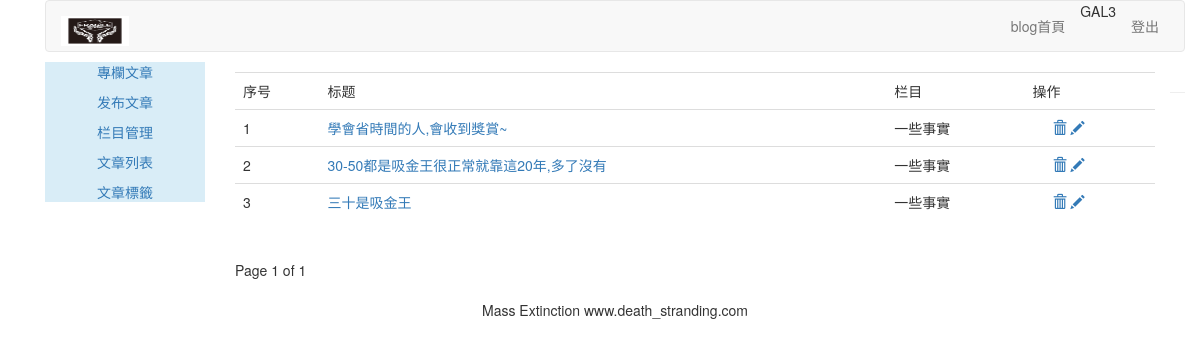
Before: /article/article-list/ (signed in) with the older database file.
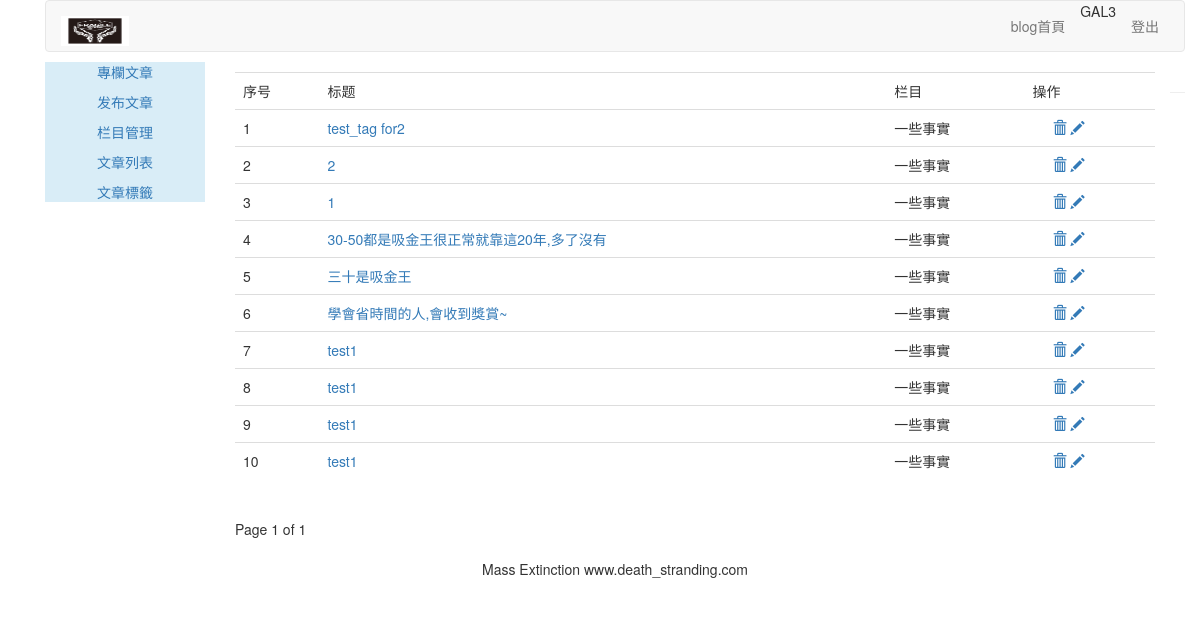
After: the same page with the newer database file.
### article/models.py (models this page shows, shortened)
class ArticlePost(models.Model):
    author = models.ForeignKey(User, on_delete=models.CASCADE, related_name="article")
    title = models.CharField(max_length=200)
    slug = models.SlugField(max_length=500)
    column = models.ForeignKey(ArticleColumn, on_delete=models.CASCADE,related_name="article_column")
    body = models.TextField()
    created = models.DateTimeField(default=timezone.now)
    updated = models.DateTimeField(auto_now=True)
    users_like = models.ManyToManyField(User, related_name="articles_like", blank=True)
    article_tag = models.ManyToManyField(ArticleTag, related_name='article_tag', blank=True)
    class Meta:
        ordering = ("-updated",)
        index_together = (('id', 'slug'),)
    def get_absolute_url(self):
        return reverse("article:article_detail", args=[self.id, self.slug])

class ArticleColumn(models.Model):
    user = models.ForeignKey(User, on_delete=models.CASCADE,related_name='article_column')
    column = models.CharField(max_length=200)
    created = models.DateField(auto_now_add=True)
    def __str__(self):
        return self.column

### article/views.py (the view)
# urls.py: path('article-list/',views.article_list,name='article_list'),
@login_required(login_url='/account/login')
def article_list(request):
    articles_list = ArticlePost.objects.filter(author=request.user)
    paginator = Paginator(articles_list, 10)
    page = request.GET.get('page')
    try:
        current_page = paginator.page(page)
        articles = current_page.object_list
    except PageNotAnInteger:
        current_page = paginator.page(1)
        articles = current_page.object_list
    except EmptyPage:
        current_page = paginator.page(paginator.num_pages)
        articles = current_page.object_list
    return render(request, "article/column/article_list.html",{"articles":articles, "page": current_page})

### templates/article/column/article_list.html (shortened to what this page needs)
{% extends "article/base.html" %}
{% load static %}
{% block content %}
<div>
    <table class="table table-hover">
        <tr>
            <td>序号</td>
            <td>标题</td>
            <td>栏目</td>
            <td>操作</td>
        </tr>
        {% for article in articles %}
        <tr id={{ article.id }}>
            <td>{{ forloop.counter }}</td>
            <td><a href="{{ article.get_absolute_url }}">{{ article.title }}</a></td>
            <td>{{ article.column }}</td>
            <td>
                <a nane="delete" href="javascript:" onclick="del_article(this, {{ article.id }})"><span class="glyphicon glyphicon-trash" style="margin-left:20px;"></span></a>
            <a name="edit" href="{% url 'article:redit_article' article.id %}"><span class="glyphicon glyphicon-pencil"></span></a>
            </td>
        </tr>
        {% endfor %}
    </table>
    {% include "paginator.html" %}
</div>
{% endblock %}

### templates/article/base.html (shortened to what this page needs)
{% load static %}
<!DOCTYPE html>
<html lang="zh-cn">
<head>
    <link rel="stylesheet" href="{% static 'css/bootstrap.css' %}">
</head>
<body>
<div class="container">
    {% include 'article/header.html' %}
    <div class="col-md-2">
    {% include 'article/leftslider.html' %}
    </div>
    <div class="col-md-10">
        {% block content %}
        {% endblock %}
    </div>
    {% include 'footer.html' %}
</div>
</body>
</html>

### templates/article/header.html (shortened to what this page needs)
{% load static %}
<div class="container">
    <nav class="navbar navbar-default" role="navigation">
        <div class="navbar-header">
            <a class="navbar-brand" href="http://www.tzfile.com">
                <img height='30px'width="68px" src="{% static 'images/backlogo.png' %}">
            </a>
        </div>
        <div>
            <ul class="nav navbar-nav navbar-right" style="margin-right:10px">
                <li><a href="{% url 'blog:blog_title' %}">blog首頁</a></li>
                <li><span>{{ user.username.upper }}</li>
                <li><a href="{% url 'account:user_logout' %}">登出</a></li>
            </ul>
        </div>
    </nav>
</div>

### templates/article/leftslider.html (shortened to what this page needs)
<div class="bg-info">
    <div class="text-center" style="margin-top: -10px;">
        <p><a href="{% url 'article:article_titles' %}">專欄文章</a></p>
        <p><a href="{% url 'article:article_post'%}">发布文章</a></p>
        <p><a href="{% url 'article:article_column'%}">栏目管理</a></p>
        <p><a href="{% url 'article:article_list'%}">文章列表</a></p>
        <p><a href="{% url 'article:article_tag'%}">文章標籤</a></p>
    </div>
</div>

### templates/paginator.html (shortened to what this page needs)
<div class="pagination">
    <span class="step-links">
        <span class="current">
            Page {{ page.number }} of {{ page.paginator.num_pages }}
        </span>
    </span>
</div>

### templates/footer.html
<div class="container"> <hr>
    <p class="text-center">Mass Extinction  www.death_stranding.com</p>
</div>

Changed rows visible on the page:
added ArticlePost: title "test_tag for2", column "一些事實"
added ArticlePost: title "2", column "一些事實"
added ArticlePost: title "1", column "一些事實"
changed ArticlePost "學會省時間的人,會收到獎賞~": moves down the list
added ArticlePost: title "test1", column "一些事實"
added ArticlePost: title "test1", column "一些事實"
added ArticlePost: title "test1", column "一些事實"
added ArticlePost: title "test1", column "一些事實"
